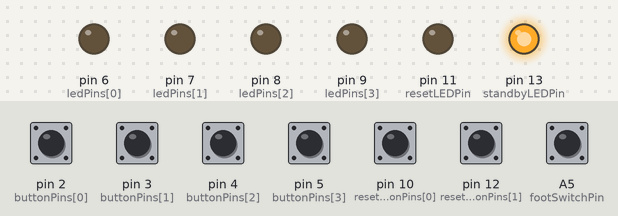
A sketch run on a simulated Arduino Uno, built with avr-gcc and run on an emulated ATmega328P. Shown: output pins drawn as LEDs (lit = HIGH). Dashed ring = blinking. The test bench sets the inputs (shaded band); at power-on: A5 (footSwitchPin), pin 2 (buttonPins[0]), pin 3 (buttonPins[1]), pin 4 (buttonPins[2]), pin 5 (buttonPins[3]), pin 10 (resetButtonPins[0]), pin 12 (resetButtonPins[1]) HIGH.

Above: at 1.2 s.
1.3 s: pin 2 (buttonPins[0]) pulled LOW for 0.15 s
At 1.44 s:
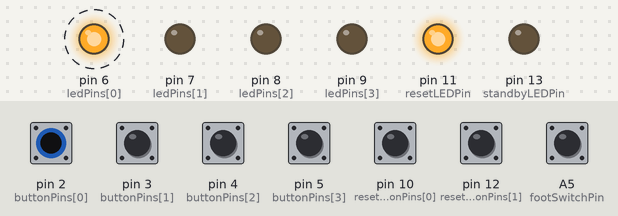
4.3 s: pin 10 (resetButtonPins[0]) pulled LOW for 0.15 s
At 4.6 s:
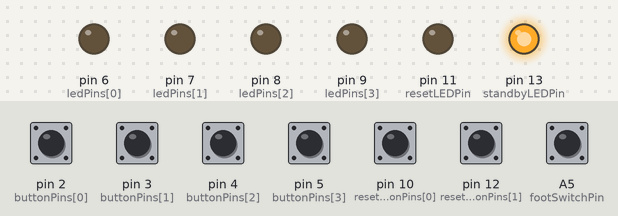
5.9 s: pin 3 (buttonPins[1]) pulled LOW for 0.15 s
At 6.04 s:
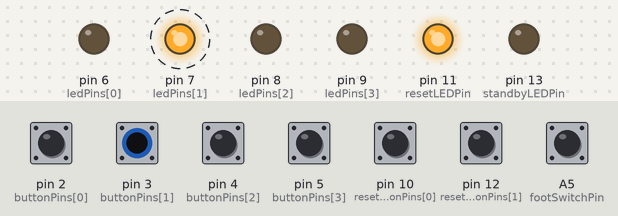
9.0 s: pin 10 (resetButtonPins[0]) pulled LOW for 1 s
At 9.4 s:
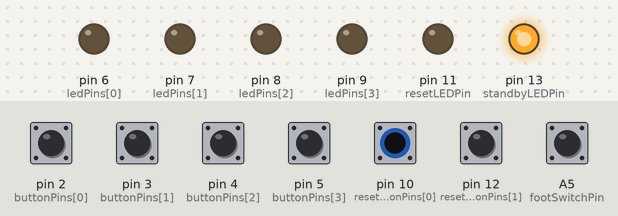
11.5 s: pin 4 (buttonPins[2]) pulled LOW for 0.15 s
At 11.64 s:
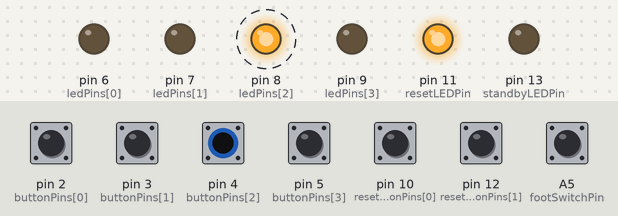
14.6 s: pin 12 (resetButtonPins[1]) pulled LOW for 0.15 s
At 16.0 s:
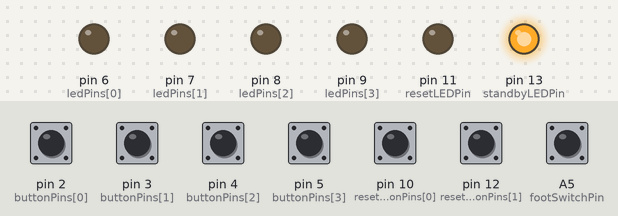
Timing chart, 0 to 17.2 s (numbered marks = the images above; inputs shaded):
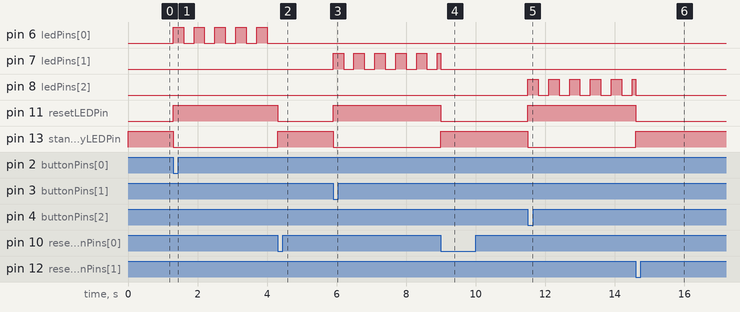

Measured:
- after the input at 1.3 s, pin 6 (ledPins[0]): alternates HIGH for 0.30 s and LOW for 0.30 s, starting at once; pin 11 (resetLEDPin): LOW → HIGH at once; pin 13 (standbyLEDPin): HIGH → LOW at once
- after the input at 4.3 s, pin 6 (ledPins[0]): stops changing and stays LOW; pin 11 (resetLEDPin): HIGH → LOW at once; pin 13 (standbyLEDPin): LOW → HIGH at once
- after the input at 5.9 s, pin 7 (ledPins[1]): alternates HIGH for 0.30 s and LOW for 0.30 s, starting at once; pin 11 (resetLEDPin): LOW → HIGH at once; pin 13 (standbyLEDPin): HIGH → LOW at once
- after the input at 9.0 s, pin 11 (resetLEDPin): HIGH → LOW at once; pin 13 (standbyLEDPin): LOW → HIGH at once
- after the input at 11.5 s, pin 8 (ledPins[2]): alternates HIGH for 0.30 s and LOW for 0.30 s, starting at once; pin 11 (resetLEDPin): LOW → HIGH at once; pin 13 (standbyLEDPin): HIGH → LOW at once
- after the input at 14.6 s, pin 11 (resetLEDPin): HIGH → LOW at once; pin 13 (standbyLEDPin): LOW → HIGH at once

The sketch:

button_blitz_version_3_0.ino
```cpp
// Code version 3.0.0
/*Change Log - Version 3.0
Release Date: March 2025

New Features & Changes:
✅ Foot Switch Moved to A5

Previously on A1, now correctly assigned to A5 for better wiring and functionality.
✅ Foot Switch Prevents Player Button Presses

While the foot switch is held, all player buttons are disabled to ensure proper control.
✅ Manual Reset Only (No Auto-Reset)

After a player wins, their LED blinks indefinitely until the game is manually reset.
Game only resets when a reset button or the foot switch (A5) is pressed.
✅ Improved Reset Handling

Added debounce protection for reset buttons and foot switch to prevent accidental resets.
Reset LED stays ON until the game is reset.
✅ Optimized Code Structure

Cleaned up loop logic for better efficiency.
Improved function readability and structure.
*/

// Created by kncm_ken@hotmail.co.th (Kittipon N)

// Pin definitions
const int buttonPins[] = {2, 3, 4, 5};  // Player button pins
const int ledPins[] = {6, 7, 8, 9};     // Player LED pins
const int resetButtonPins[] = {10, 12}; // Reset buttons
const int resetLEDPin = 11;             // Reset LED
const int standbyLEDPin = 13;           // Standby LED
const int footSwitchPin = A5;           // Foot switch moved to A5

// Constants
const long debounceDelay = 50;          // Debounce time for buttons (in ms)
const long blinkInterval = 300;         // Interval for blinking winner LED (in ms)

// Variables
int winner = -1;
bool gameEnded = false;
unsigned long previousMillis = 0;
unsigned long lastDebounceTimes[3] = {0, 0, 0};  // Debounce timers for reset buttons and foot switch

void setup() {
  // Initialize button and LED pins
  for (int i = 0; i < 4; i++) {
    pinMode(buttonPins[i], INPUT_PULLUP);
    pinMode(ledPins[i], OUTPUT);
  }

  for (int i = 0; i < 2; i++) {
    pinMode(resetButtonPins[i], INPUT_PULLUP);
  }

  pinMode(resetLEDPin, OUTPUT);
  pinMode(standbyLEDPin, OUTPUT);
  pinMode(footSwitchPin, INPUT_PULLUP); // Ensure foot switch is a digital input with pull-up

  digitalWrite(standbyLEDPin, HIGH); // Turn on standby LED initially
}

void loop() {
  if (!gameEnded) {
    if (digitalRead(footSwitchPin) == HIGH) { // Only allow button presses if foot switch is NOT pressed
      checkPlayerButtons();
    }
  } else {
    handleGameEnd();
  }

  // Check reset inputs
  checkResetButtons();
}

// Function to check player buttons and detect winner
void checkPlayerButtons() {
  for (int i = 0; i < 4; i++) {
    if (digitalRead(buttonPins[i]) == LOW) {
      winner = i;               // Player i is the winner
      gameEnded = true;
      break;
    }
  }
}

// Handle the game end state (Blink winner LED but do not reset automatically)
void handleGameEnd() {
  unsigned long currentMillis = millis();

  for (int i = 0; i < 4; i++) {
    if (i == winner) {
      if (currentMillis - previousMillis >= blinkInterval) {
        previousMillis = currentMillis;
        digitalWrite(ledPins[i], !digitalRead(ledPins[i]));  // Blink winner LED
      }
    } else {
      digitalWrite(ledPins[i], LOW);   // Keep other LEDs OFF
    }
  }

  digitalWrite(standbyLEDPin, LOW);   // Turn off standby LED
  digitalWrite(resetLEDPin, HIGH);    // Keep reset LED ON (indicating game over)
}

// Check if any reset button or foot switch is pressed (but no auto-reset)
void checkResetButtons() {
  unsigned long currentMillis = millis();

  for (int i = 0; i < 2; i++) {
    if (digitalRead(resetButtonPins[i]) == LOW && (currentMillis - lastDebounceTimes[i]) > debounceDelay) {
      lastDebounceTimes[i] = currentMillis;
      resetGame();  // Reset the game only when the reset button is pressed
    }
  }

  // Foot switch as an additional reset option
  if (digitalRead(footSwitchPin) == LOW && (currentMillis - lastDebounceTimes[2]) > debounceDelay) {
    lastDebounceTimes[2] = currentMillis;
    resetGame();
  }
}

// Reset the game state and turn off all LEDs
void resetGame() {
  for (int i = 0; i < 4; i++) {
    digitalWrite(ledPins[i], LOW);
    pinMode(buttonPins[i], INPUT_PULLUP);
  }

  gameEnded = false;
  winner = -1;
  digitalWrite(resetLEDPin, LOW);
  digitalWrite(standbyLEDPin, HIGH);
}
```
